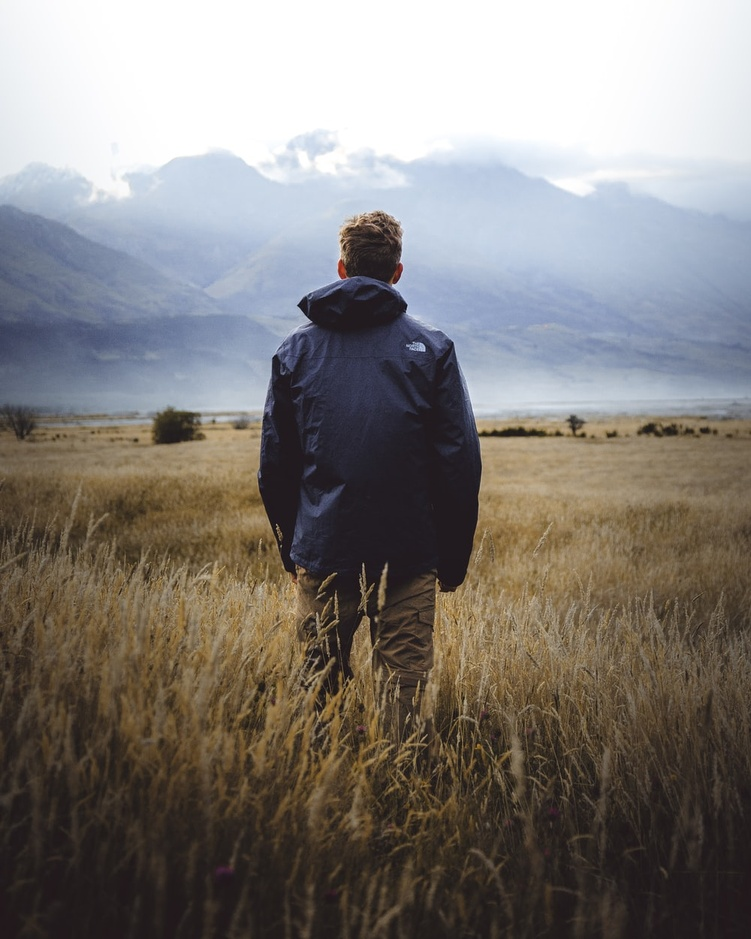
#> input picture Video-1-OpenCV/OpenCVimg.jpg, 751 x 939 px, shrunk from 1000 x 1250 before the run, given in place of the camera
$ python Video10Code.py   (older library calls are emulated)
#> lines starting #> are read from the running program, lines starting #| are printed output that depends on the picture; after the words box and inside, x2 and y2 are one past the last pixel; in counts of white or black regions, pixels touching at a corner belong together
import cv2
import numpy as np
# Importing the libraries.
cap = cv2.VideoCapture(0)
# Using the first camera for the implementation.
while (1):
    _, frame = cap.read()
#> frame is the input picture: shape (939, 751, 3); mean B, G, R 121.9, 125.7, 130.3
    hsv = cv2.cvtColor(frame, cv2.COLOR_BGR2HSV)
#> hsv: shape (939, 751, 3); mean H, S, V 52.8, 62.3, 139
    lower_red = np.array([30, 150, 50])
    upper_red = np.array([255, 255, 180])
    mask = cv2.inRange(hsv, lower_red, upper_red)
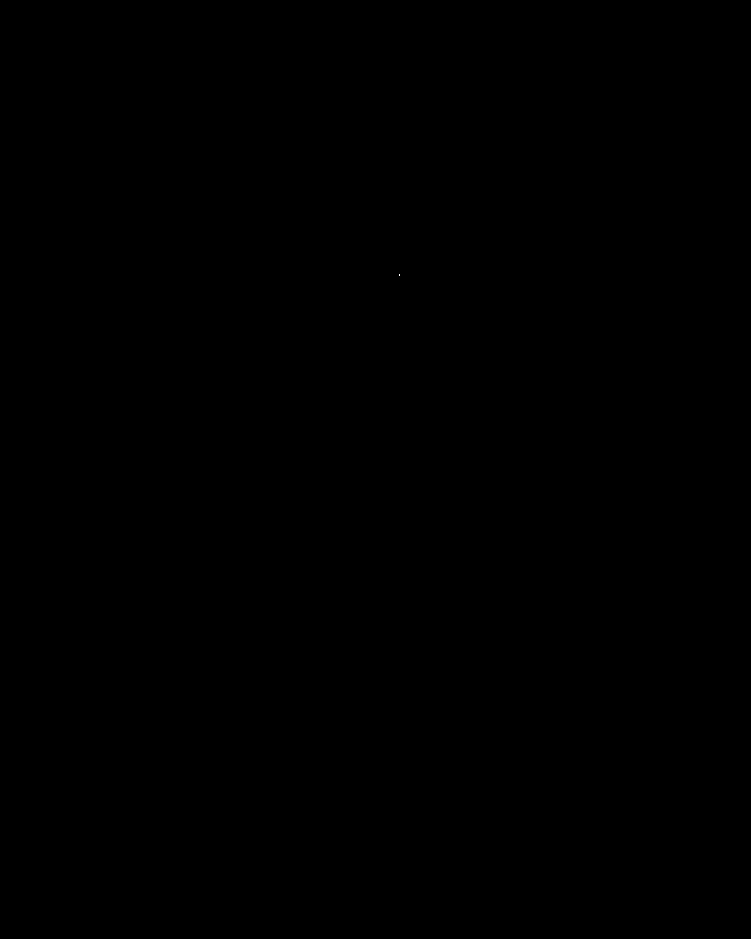
#> mask: shape (939, 751); 0% white in thin lines or dots, all inside (x1, y1, x2, y2) = (399, 274, 400, 276)
    res = cv2.bitwise_and(frame, frame, mask=mask)
    # same steps as explained before hence did not repeat.
    laplacian = cv2.Laplacian(frame, cv2.CV_64F)
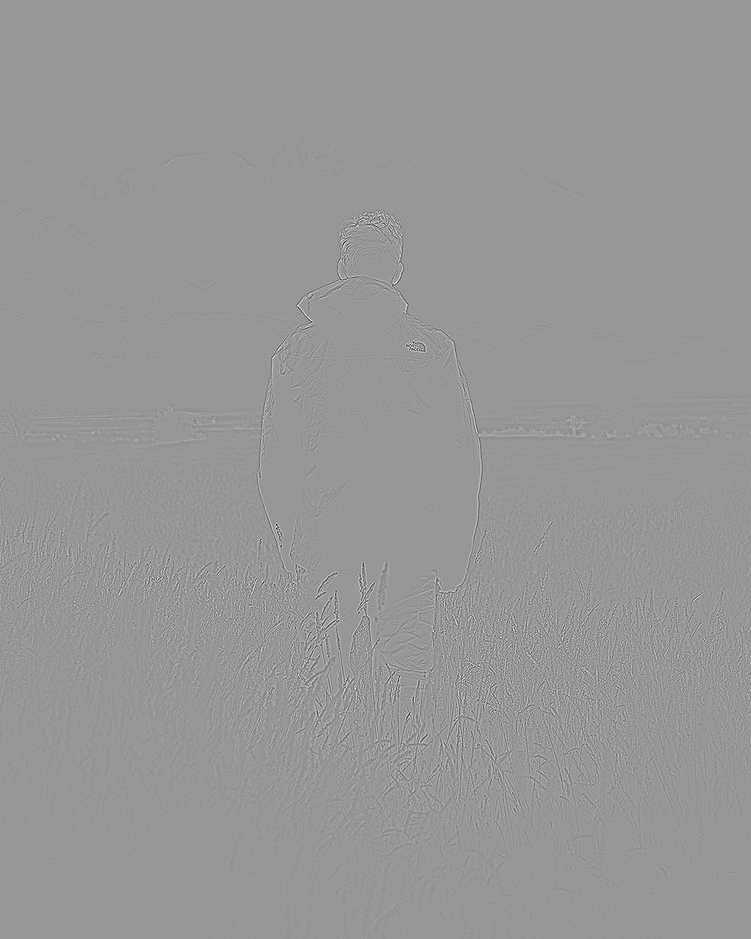
#> laplacian: shape (939, 751, 3) float64; mean B, G, R 0, 0, 0; drawn with min black and max white
    # Laplacian edge detectors work on the basis that if there is steep curve between two pixels meaning to say if
    # the neighbour pixels are very different from each other then the border is considered to be an edge. If one
    # side the curev is rising and on the other side it's falling, then in the middle there has to be an intersection
    # point (in the case of curve, a 0 point). That is considered to be an edge when working with laplacian edge
    # detectors. Inside the brackets, we specify where we want to add the filter and the method.
    sobelx = cv2.Sobel(frame, cv2.CV_64F, 1, 0, ksize=5)
    # It is the convolution of image with the kernel specified to give a gradiant along x axis. The place where the
    # filter has to applied, the method and the kernel size is determined. 1, 0 simply specifies that the filtering
    # is along x axis.
    sobely = cv2.Sobel(frame, cv2.CV_64F, 0, 1, ksize=5)
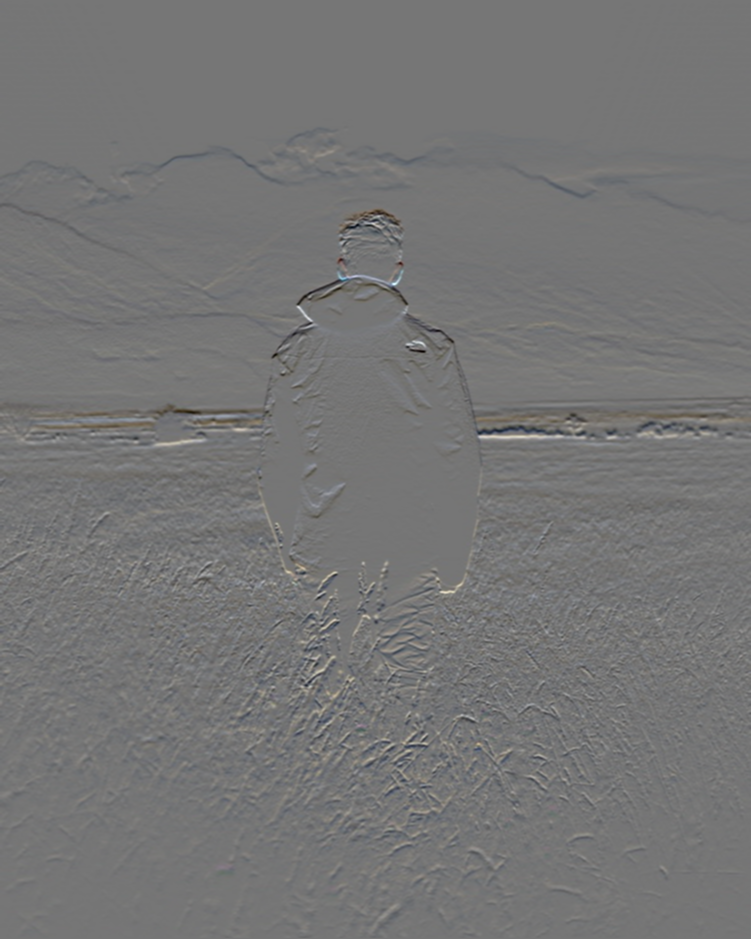
#> sobely: shape (939, 751, 3) float64; mean B, G, R -30.5, -30.2, -29.2; drawn with min black and max white
    # It is the convolution of image with the kernel specified to give a gradiant along y axis. The place where the
    # filter has to applied, the method and the kernel size is determined. 0, 1 simply specifies that the filtering
    # is along y axis.
    canny = cv2.Canny(frame, 100, 200)
#> canny: shape (939, 751); 4.7% white in thin lines or dots, all inside (x1, y1, x2, y2) = (0, 152, 751, 932)
    # Applying the canny filter and specifying the source and size.
    cv2.imshow('Original', frame)
    cv2.imshow('Mask', mask)
    cv2.imshow('laplacian', laplacian)
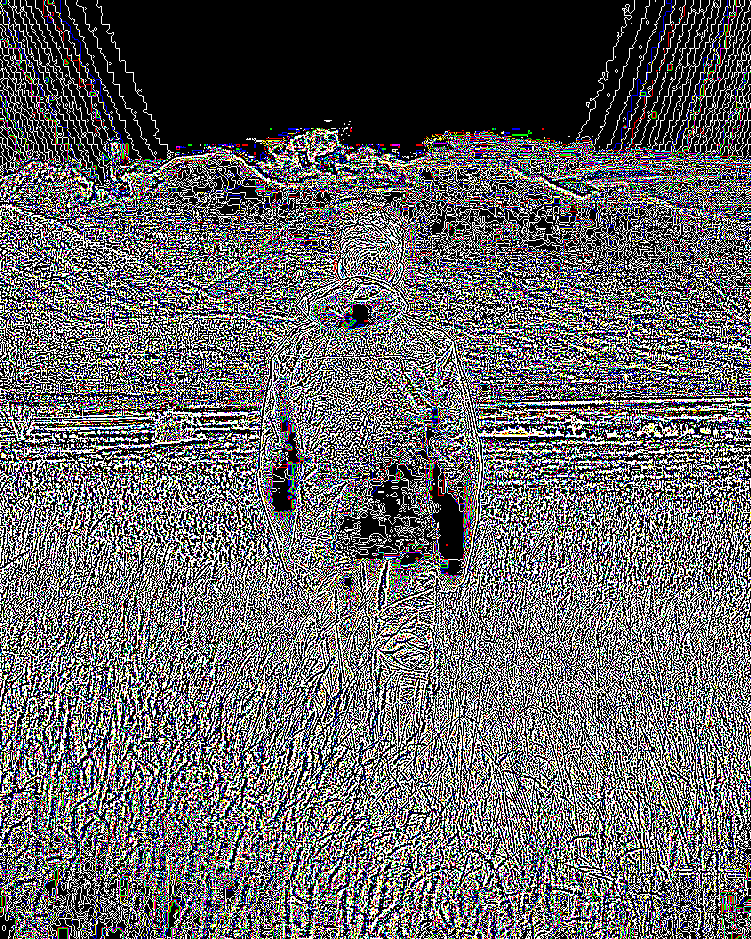
#> window 'laplacian': shape (939, 751, 3); mean B, G, R 100.1, 99, 99.6
    cv2.imshow('sobelx', sobelx)
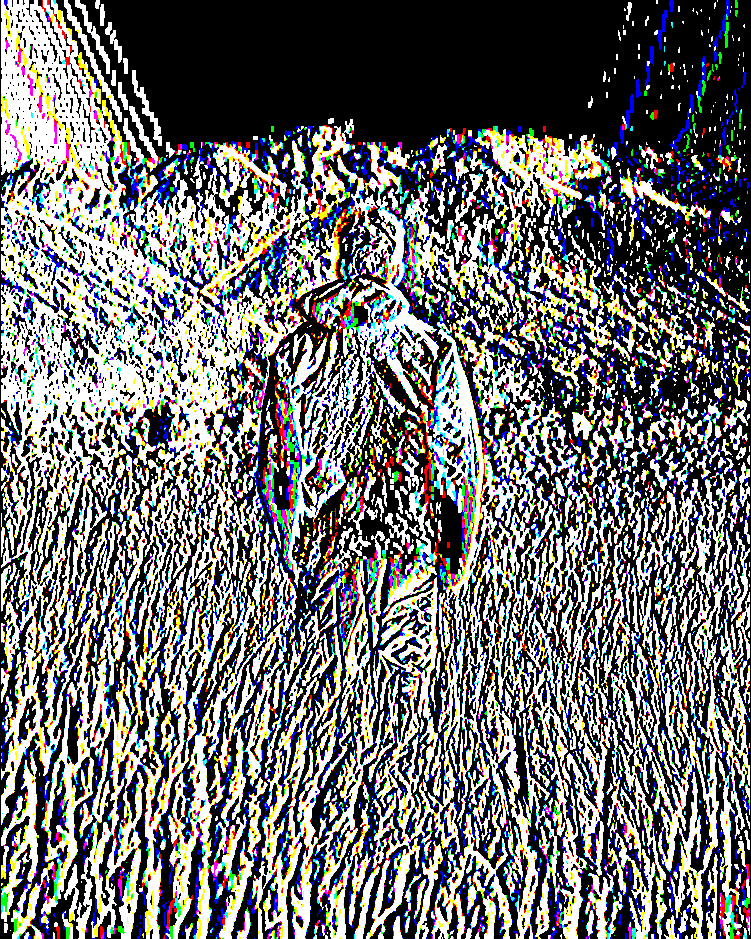
#> window 'sobelx': shape (939, 751, 3); mean B, G, R 112, 111.5, 111.5
    cv2.imshow('sobely', sobely)
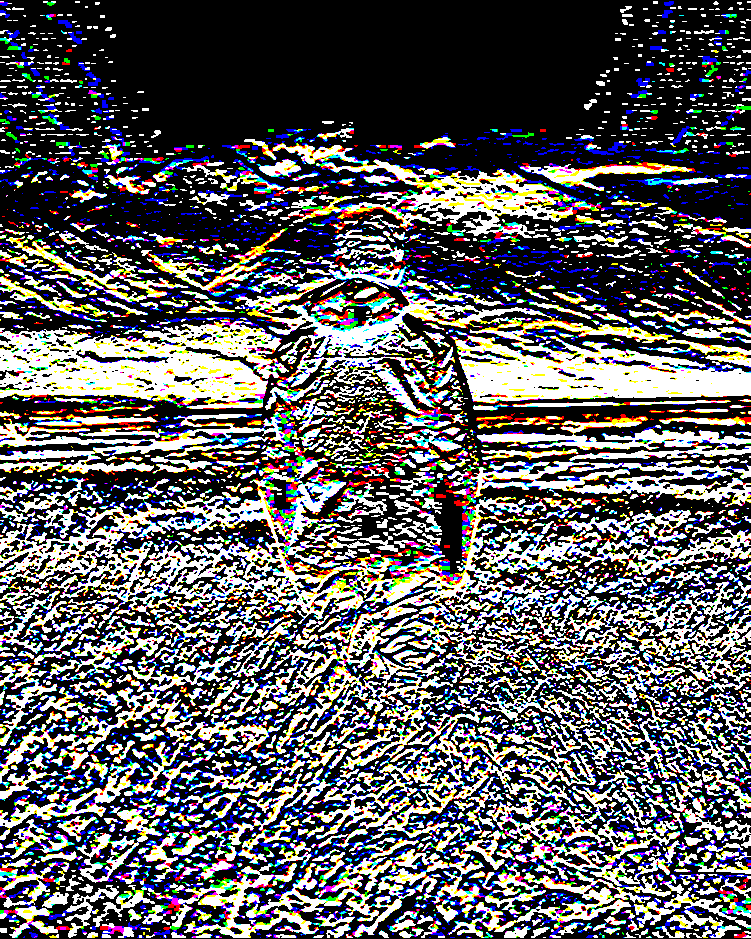
#> window 'sobely': shape (939, 751, 3); mean B, G, R 95.5, 93.6, 94.2
    cv2.imshow('canny', canny)
    # Give the outputs
    k = cv2.waitKey(5) & 0xFF
#> (key Esc is pressed here)
    if k == 27:
        break
cv2.destroyAllWindows()
cap.release()
